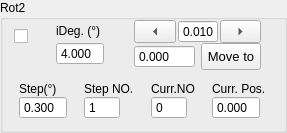
             <widget class="QGroupBox" name="rotary2Group">
              <property name="sizePolicy">
               <sizepolicy hsizetype="Expanding" vsizetype="Expanding">
                <horstretch>0</horstretch>
                <verstretch>0</verstretch>
               </sizepolicy>
              </property>
              <property name="title">
               <string>Rot2</string>
              </property>
              <layout class="QVBoxLayout" name="verticalLayout_84">
               <property name="topMargin">
                <number>0</number>
               </property>
               <item>
                <layout class="QVBoxLayout" name="verticalLayout_82">
                 <property name="spacing">
                  <number>12</number>
                 </property>
                 <item>
                  <layout class="QHBoxLayout" name="horizontalLayout_44" stretch="1,3,5">
                   <property name="spacing">
                    <number>6</number>
                   </property>
                   <item>
                    <layout class="QVBoxLayout" name="verticalLayout_80">
                     <property name="spacing">
                      <number>0</number>
                     </property>
                     <property name="topMargin">
                      <number>9</number>
                     </property>
                     <item>
                      <widget class="QCheckBox" name="activeRot2">
                       <property name="sizePolicy">
                        <sizepolicy hsizetype="Expanding" vsizetype="Preferred">
                         <horstretch>0</horstretch>
                         <verstretch>0</verstretch>
                        </sizepolicy>
                       </property>
                       <property name="toolTip">
                        <string>Active Instrument?</string>
                       </property>
                       <property name="text">
                        <string/>
                       </property>
                       <property name="checked">
                        <bool>false</bool>
                       </property>
                       <property name="mytype" stdset="0">
                        <string>checkbox</string>
                       </property>
                      </widget>
                     </item>
                     <item>
                      <spacer name="horizontalSpacer_10">
                       <property name="orientation">
                        <enum>Qt::Orientation::Horizontal</enum>
                       </property>
                       <property name="sizeType">
                        <enum>QSizePolicy::Policy::Expanding</enum>
                       </property>
                       <property name="sizeHint" stdset="0">
                        <size>
                         <width>24</width>
                         <height>26</height>
                        </size>
                       </property>
                      </spacer>
                     </item>
                    </layout>
                   </item>
                   <item>
                    <layout class="QVBoxLayout" name="verticalLayout_38">
                     <property name="spacing">
                      <number>0</number>
                     </property>
                     <property name="leftMargin">
                      <number>12</number>
                     </property>
                     <property name="rightMargin">
                      <number>12</number>
                     </property>
                     <item>
                      <widget class="QLabel" name="label_36">
                       <property name="sizePolicy">
                        <sizepolicy hsizetype="Expanding" vsizetype="Fixed">
                         <horstretch>0</horstretch>
                         <verstretch>0</verstretch>
                        </sizepolicy>
                       </property>
                       <property name="maximumSize">
                        <size>
                         <width>16777215</width>
                         <height>16777215</height>
                        </size>
                       </property>
                       <property name="text">
                        <string>iDeg. (°)</string>
                       </property>
                       <property name="mytype" stdset="0">
                        <string>label</string>
                       </property>
                      </widget>
                     </item>
                     <item>
                      <widget class="QDoubleSpinBox" name="iRot2">
                       <property name="sizePolicy">
                        <sizepolicy hsizetype="Expanding" vsizetype="Fixed">
                         <horstretch>0</horstretch>
                         <verstretch>0</verstretch>
                        </sizepolicy>
                       </property>
                       <property name="maximumSize">
                        <size>
                         <width>16777215</width>
                         <height>16777215</height>
                        </size>
                       </property>
                       <property name="buttonSymbols">
                        <enum>QAbstractSpinBox::ButtonSymbols::NoButtons</enum>
                       </property>
                       <property name="decimals">
                        <number>3</number>
                       </property>
                       <property name="value">
                        <double>4.000000000000000</double>
                       </property>
                      </widget>
                     </item>
                    </layout>
                   </item>
                   <item>
                    <layout class="QVBoxLayout" name="verticalLayout_56">
                     <property name="spacing">
                      <number>0</number>
                     </property>
                     <property name="leftMargin">
                      <number>12</number>
                     </property>
                     <property name="rightMargin">
                      <number>12</number>
                     </property>
                     <item>
                      <layout class="QHBoxLayout" name="horizontalLayout_22">
                       <property name="spacing">
                        <number>2</number>
                       </property>
                       <item>
                        <widget class="QToolButton" name="rot2JogL">
                         <property name="sizePolicy">
                          <sizepolicy hsizetype="Expanding" vsizetype="Fixed">
                           <horstretch>0</horstretch>
                           <verstretch>0</verstretch>
                          </sizepolicy>
                         </property>
                         <property name="minimumSize">
                          <size>
                           <width>32</width>
                           <height>0</height>
                          </size>
                         </property>
                         <property name="text">
                          <string>...</string>
                         </property>
                         <property name="arrowType">
                          <enum>Qt::ArrowType::LeftArrow</enum>
                         </property>
                         <property name="mytype" stdset="0">
                          <string>arrowbutton</string>
                         </property>
                        </widget>
                       </item>
                       <item>
                        <widget class="QDoubleSpinBox" name="rotary2JogStep">
                         <property name="sizePolicy">
                          <sizepolicy hsizetype="Preferred" vsizetype="Preferred">
                           <horstretch>0</horstretch>
                           <verstretch>0</verstretch>
                          </sizepolicy>
                         </property>
                         <property name="maximumSize">
                          <size>
                           <width>40</width>
                           <height>24</height>
                          </size>
                         </property>
                         <property name="buttonSymbols">
                          <enum>QAbstractSpinBox::ButtonSymbols::NoButtons</enum>
                         </property>
                         <property name="decimals">
                          <number>3</number>
                         </property>
                         <property name="minimum">
                          <double>-50.000000000000000</double>
                         </property>
                         <property name="maximum">
                          <double>210.000000000000000</double>
                         </property>
                         <property name="value">
                          <double>0.010000000000000</double>
                         </property>
                        </widget>
                       </item>
                       <item>
                        <widget class="QToolButton" name="rot2JogR">
                         <property name="sizePolicy">
                          <sizepolicy hsizetype="Expanding" vsizetype="Fixed">
                           <horstretch>0</horstretch>
                           <verstretch>0</verstretch>
                          </sizepolicy>
                         </property>
                         <property name="minimumSize">
                          <size>
                           <width>32</width>
                           <height>0</height>
                          </size>
                         </property>
                         <property name="text">
                          <string>...</string>
                         </property>
                         <property name="arrowType">
                          <enum>Qt::ArrowType::RightArrow</enum>
                         </property>
                         <property name="mytype" stdset="0">
                          <string>arrowbutton</string>
                         </property>
                        </widget>
                       </item>
                      </layout>
                     </item>
                     <item>
                      <layout class="QHBoxLayout" name="horizontalLayout_12">
                       <property name="spacing">
                        <number>6</number>
                       </property>
                       <item>
                        <widget class="QDoubleSpinBox" name="rot2SetPos">
                         <property name="sizePolicy">
                          <sizepolicy hsizetype="Fixed" vsizetype="Fixed">
                           <horstretch>0</horstretch>
                           <verstretch>0</verstretch>
                          </sizepolicy>
                         </property>
                         <property name="maximumSize">
                          <size>
                           <width>16777215</width>
                           <height>16777215</height>
                          </size>
                         </property>
                         <property name="buttonSymbols">
                          <enum>QAbstractSpinBox::ButtonSymbols::NoButtons</enum>
                         </property>
                         <property name="decimals">
                          <number>3</number>
                         </property>
                         <property name="maximum">
                          <double>1000.000000000000000</double>
                         </property>
                        </widget>
                       </item>
                       <item>
                        <widget class="QPushButton" name="rot2MoveTo">
                         <property name="sizePolicy">
                          <sizepolicy hsizetype="Preferred" vsizetype="Preferred">
                           <horstretch>0</horstretch>
                           <verstretch>0</verstretch>
                          </sizepolicy>
                         </property>
                         <property name="maximumSize">
                          <size>
                           <width>60</width>
                           <height>16777215</height>
                          </size>
                         </property>
                         <property name="font">
                          <font>
                           <pointsize>10</pointsize>
                          </font>
                         </property>
                         <property name="text">
                          <string>Move to</string>
                         </property>
                        </widget>
                       </item>
                      </layout>
                     </item>
                    </layout>
                   </item>
                  </layout>
                 </item>
                 <item>
                  <layout class="QHBoxLayout" name="horizontalLayout_15">
                   <item>
                    <layout class="QVBoxLayout" name="verticalLayout_41">
                     <property name="spacing">
                      <number>0</number>
                     </property>
                     <item>
                      <widget class="QLabel" name="label_35">
                       <property name="text">
                        <string>Step(°)</string>
                       </property>
                       <property name="mytype" stdset="0">
                        <string>label</string>
                       </property>
                      </widget>
                     </item>
                     <item>
                      <widget class="QDoubleSpinBox" name="rotary2Step">
                       <property name="sizePolicy">
                        <sizepolicy hsizetype="Preferred" vsizetype="Preferred">
                         <horstretch>0</horstretch>
                         <verstretch>0</verstretch>
                        </sizepolicy>
                       </property>
                       <property name="maximumSize">
                        <size>
                         <width>48</width>
                         <height>24</height>
                        </size>
                       </property>
                       <property name="buttonSymbols">
                        <enum>QAbstractSpinBox::ButtonSymbols::NoButtons</enum>
                       </property>
                       <property name="decimals">
                        <number>3</number>
                       </property>
                       <property name="value">
                        <double>0.300000000000000</double>
                       </property>
                      </widget>
                     </item>
                    </layout>
                   </item>
                   <item>
                    <layout class="QVBoxLayout" name="verticalLayout_40">
                     <property name="spacing">
                      <number>0</number>
                     </property>
                     <item>
                      <widget class="QLabel" name="label_34">
                       <property name="text">
                        <string>Step NO.</string>
                       </property>
                       <property name="mytype" stdset="0">
                        <string>label</string>
                       </property>
                      </widget>
                     </item>
                     <item>
                      <widget class="QSpinBox" name="rotary2StepNO">
                       <property name="sizePolicy">
                        <sizepolicy hsizetype="Preferred" vsizetype="Preferred">
                         <horstretch>0</horstretch>
                         <verstretch>0</verstretch>
                        </sizepolicy>
                       </property>
                       <property name="maximumSize">
                        <size>
                         <width>36</width>
                         <height>24</height>
                        </size>
                       </property>
                       <property name="buttonSymbols">
                        <enum>QAbstractSpinBox::ButtonSymbols::NoButtons</enum>
                       </property>
                       <property name="maximum">
                        <number>10000</number>
                       </property>
                       <property name="value">
                        <number>1</number>
                       </property>
                      </widget>
                     </item>
                    </layout>
                   </item>
                   <item>
                    <layout class="QVBoxLayout" name="verticalLayout_47">
                     <property name="spacing">
                      <number>0</number>
                     </property>
                     <item>
                      <widget class="QLabel" name="label_50">
                       <property name="text">
                        <string>Curr.NO</string>
                       </property>
                       <property name="mytype" stdset="0">
                        <string>label</string>
                       </property>
                      </widget>
                     </item>
                     <item>
                      <widget class="QSpinBox" name="rotary2CurrStepNO">
                       <property name="sizePolicy">
                        <sizepolicy hsizetype="Preferred" vsizetype="Preferred">
                         <horstretch>0</horstretch>
                         <verstretch>0</verstretch>
                        </sizepolicy>
                       </property>
                       <property name="maximumSize">
                        <size>
                         <width>36</width>
                         <height>24</height>
                        </size>
                       </property>
                       <property name="buttonSymbols">
                        <enum>QAbstractSpinBox::ButtonSymbols::NoButtons</enum>
                       </property>
                       <property name="mytype" stdset="0">
                        <string>intNO</string>
                       </property>
                      </widget>
                     </item>
                    </layout>
                   </item>
                   <item>
                    <layout class="QVBoxLayout" name="verticalLayout_39">
                     <property name="spacing">
                      <number>0</number>
                     </property>
                     <item>
                      <widget class="QLabel" name="label_17">
                       <property name="text">
                        <string>Curr. Pos.</string>
                       </property>
                       <property name="mytype" stdset="0">
                        <string>label</string>
                       </property>
                      </widget>
                     </item>
                     <item>
                      <widget class="QDoubleSpinBox" name="rot2CurrPos">
                       <property name="sizePolicy">
                        <sizepolicy hsizetype="Preferred" vsizetype="Preferred">
                         <horstretch>0</horstretch>
                         <verstretch>0</verstretch>
                        </sizepolicy>
                       </property>
                       <property name="maximumSize">
                        <size>
                         <width>48</width>
                         <height>24</height>
                        </size>
                       </property>
                       <property name="buttonSymbols">
                        <enum>QAbstractSpinBox::ButtonSymbols::NoButtons</enum>
                       </property>
                       <property name="decimals">
                        <number>3</number>
                       </property>
                       <property name="minimum">
                        <double>-10.000000000000000</double>
                       </property>
                       <property name="maximum">
                        <double>1000.000000000000000</double>
                       </property>
                      </widget>
                     </item>
                    </layout>
                   </item>
                  </layout>
                 </item>
                </layout>
               </item>
              </layout>
             </widget>
